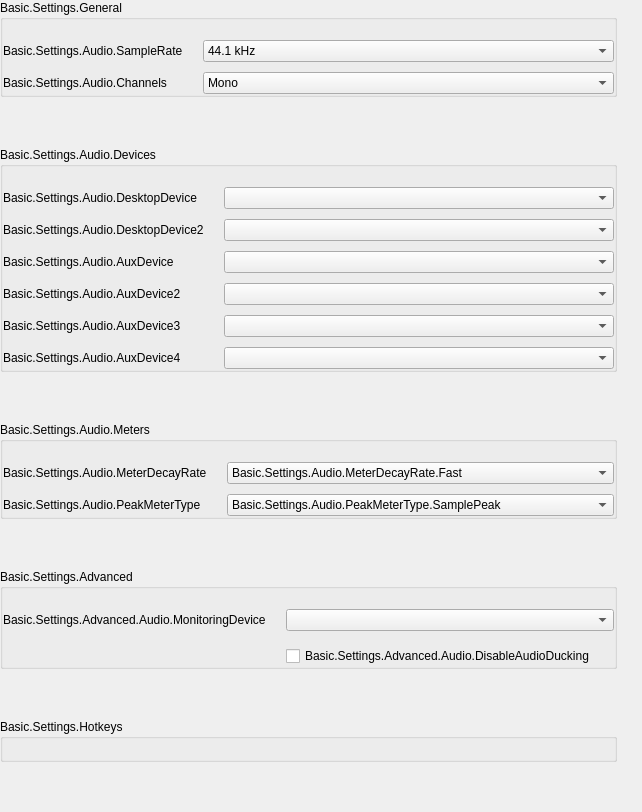
               <widget class="QWidget" name="scrollAreaWidgetContents_50">
                <property name="geometry">
                 <rect>
                  <x>0</x>
                  <y>0</y>
                  <width>642</width>
                  <height>731</height>
                 </rect>
                </property>
                <layout class="QVBoxLayout" name="verticalLayout_50">
                 <property name="spacing">
                  <number>0</number>
                 </property>
                 <property name="leftMargin">
                  <number>0</number>
                 </property>
                 <property name="topMargin">
                  <number>0</number>
                 </property>
                 <property name="rightMargin">
                  <number>0</number>
                 </property>
                 <property name="bottomMargin">
                  <number>50</number>
                 </property>
                 <item alignment="Qt::AlignTop">
                  <widget class="QWidget" name="widget_50" native="true">
                   <layout class="QVBoxLayout" name="verticalLayout_51">
                    <property name="spacing">
                     <number>50</number>
                    </property>
                    <property name="leftMargin">
                     <number>0</number>
                    </property>
                    <property name="topMargin">
                     <number>0</number>
                    </property>
                    <property name="rightMargin">
                     <number>25</number>
                    </property>
                    <property name="bottomMargin">
                     <number>0</number>
                    </property>
                    <item>
                     <widget class="QGroupBox" name="audioGeneralGroupBox">
                      <property name="title">
                       <string>Basic.Settings.General</string>
                      </property>
                      <property name="uistep" stdset="0">
                       <string notr="true">General</string>
                      </property>
                      <layout class="QFormLayout" name="formLayout_52">
                       <property name="fieldGrowthPolicy">
                        <enum>QFormLayout::AllNonFixedFieldsGrow</enum>
                       </property>
                       <property name="labelAlignment">
                        <set>Qt::AlignLeading|Qt::AlignLeft|Qt::AlignVCenter</set>
                       </property>
                       <property name="horizontalSpacing">
                        <number>20</number>
                       </property>
                       <property name="verticalSpacing">
                        <number>10</number>
                       </property>
                       <property name="leftMargin">
                        <number>0</number>
                       </property>
                       <property name="topMargin">
                        <number>20</number>
                       </property>
                       <property name="rightMargin">
                        <number>0</number>
                       </property>
                       <property name="bottomMargin">
                        <number>0</number>
                       </property>
                       <item row="0" column="0">
                        <widget class="QLabel" name="label_14">
                         <property name="sizePolicy">
                          <sizepolicy hsizetype="Preferred" vsizetype="Expanding">
                           <horstretch>0</horstretch>
                           <verstretch>0</verstretch>
                          </sizepolicy>
                         </property>
                         <property name="text">
                          <string>Basic.Settings.Audio.SampleRate</string>
                         </property>
                         <property name="alignment">
                          <set>Qt::AlignLeading|Qt::AlignLeft|Qt::AlignVCenter</set>
                         </property>
                         <property name="wordWrap">
                          <bool>true</bool>
                         </property>
                         <property name="buddy">
                          <cstring>sampleRate</cstring>
                         </property>
                         <property name="useFor" stdset="0">
                          <string notr="true">FormLabelRole</string>
                         </property>
                        </widget>
                       </item>
                       <item row="0" column="1">
                        <widget class="PLSComboBox" name="sampleRate">
                         <property name="currentText">
                          <string notr="true">44.1 kHz</string>
                         </property>
                         <property name="currentIndex">
                          <number>0</number>
                         </property>
                         <property name="uistep" stdset="0">
                          <string notr="true">Sample Rate</string>
                         </property>
                         <item>
                          <property name="text">
                           <string>44.1 kHz</string>
                          </property>
                         </item>
                         <item>
                          <property name="text">
                           <string>48 kHz</string>
                          </property>
                         </item>
                        </widget>
                       </item>
                       <item row="1" column="0">
                        <widget class="QLabel" name="label_15">
                         <property name="sizePolicy">
                          <sizepolicy hsizetype="Preferred" vsizetype="Expanding">
                           <horstretch>0</horstretch>
                           <verstretch>0</verstretch>
                          </sizepolicy>
                         </property>
                         <property name="text">
                          <string>Basic.Settings.Audio.Channels</string>
                         </property>
                         <property name="wordWrap">
                          <bool>true</bool>
                         </property>
                         <property name="buddy">
                          <cstring>channelSetup</cstring>
                         </property>
                         <property name="useFor" stdset="0">
                          <string notr="true">FormLabelRole</string>
                         </property>
                        </widget>
                       </item>
                       <item row="1" column="1">
                        <widget class="PLSComboBox" name="channelSetup">
                         <property name="currentText">
                          <string>Mono</string>
                         </property>
                         <property name="currentIndex">
                          <number>0</number>
                         </property>
                         <property name="uistep" stdset="0">
                          <string notr="true">Channels</string>
                         </property>
                         <item>
                          <property name="text">
                           <string>Mono</string>
                          </property>
                         </item>
                         <item>
                          <property name="text">
                           <string>Stereo</string>
                          </property>
                         </item>
                         <item>
                          <property name="text">
                           <string>2.1</string>
                          </property>
                         </item>
                         <item>
                          <property name="text">
                           <string>4.0</string>
                          </property>
                         </item>
                         <item>
                          <property name="text">
                           <string>4.1</string>
                          </property>
                         </item>
                         <item>
                          <property name="text">
                           <string>5.1</string>
                          </property>
                         </item>
                         <item>
                          <property name="text">
                           <string>7.1</string>
                          </property>
                         </item>
                        </widget>
                       </item>
                      </layout>
                     </widget>
                    </item>
                    <item>
                     <widget class="QGroupBox" name="audioDevicesGroupBox">
                      <property name="title">
                       <string>Basic.Settings.Audio.Devices</string>
                      </property>
                      <property name="uistep" stdset="0">
                       <string notr="true">Devices</string>
                      </property>
                      <layout class="QFormLayout" name="formLayout_53">
                       <property name="fieldGrowthPolicy">
                        <enum>QFormLayout::AllNonFixedFieldsGrow</enum>
                       </property>
                       <property name="labelAlignment">
                        <set>Qt::AlignLeading|Qt::AlignLeft|Qt::AlignVCenter</set>
                       </property>
                       <property name="horizontalSpacing">
                        <number>20</number>
                       </property>
                       <property name="verticalSpacing">
                        <number>10</number>
                       </property>
                       <property name="leftMargin">
                        <number>0</number>
                       </property>
                       <property name="topMargin">
                        <number>20</number>
                       </property>
                       <property name="rightMargin">
                        <number>0</number>
                       </property>
                       <property name="bottomMargin">
                        <number>0</number>
                       </property>
                       <item row="0" column="0">
                        <widget class="QLabel" name="label_2">
                         <property name="sizePolicy">
                          <sizepolicy hsizetype="Preferred" vsizetype="Expanding">
                           <horstretch>0</horstretch>
                           <verstretch>0</verstretch>
                          </sizepolicy>
                         </property>
                         <property name="text">
                          <string>Basic.Settings.Audio.DesktopDevice</string>
                         </property>
                         <property name="alignment">
                          <set>Qt::AlignLeading|Qt::AlignLeft|Qt::AlignVCenter</set>
                         </property>
                         <property name="wordWrap">
                          <bool>true</bool>
                         </property>
                         <property name="buddy">
                          <cstring>desktopAudioDevice1</cstring>
                         </property>
                         <property name="useFor" stdset="0">
                          <string notr="true">FormLabelRole</string>
                         </property>
                        </widget>
                       </item>
                       <item row="0" column="1">
                        <widget class="PLSComboBox" name="desktopAudioDevice1">
                         <property name="enabled">
                          <bool>true</bool>
                         </property>
                         <property name="uistep" stdset="0">
                          <string notr="true">Desktop Audio</string>
                         </property>
                        </widget>
                       </item>
                       <item row="1" column="0">
                        <widget class="QLabel" name="label_3">
                         <property name="sizePolicy">
                          <sizepolicy hsizetype="Preferred" vsizetype="Expanding">
                           <horstretch>0</horstretch>
                           <verstretch>0</verstretch>
                          </sizepolicy>
                         </property>
                         <property name="text">
                          <string>Basic.Settings.Audio.DesktopDevice2</string>
                         </property>
                         <property name="alignment">
                          <set>Qt::AlignLeading|Qt::AlignLeft|Qt::AlignVCenter</set>
                         </property>
                         <property name="wordWrap">
                          <bool>true</bool>
                         </property>
                         <property name="buddy">
                          <cstring>desktopAudioDevice2</cstring>
                         </property>
                         <property name="useFor" stdset="0">
                          <string notr="true">FormLabelRole</string>
                         </property>
                        </widget>
                       </item>
                       <item row="1" column="1">
                        <widget class="PLSComboBox" name="desktopAudioDevice2">
                         <property name="enabled">
                          <bool>true</bool>
                         </property>
                         <property name="uistep" stdset="0">
                          <string notr="true">Desktop Audio 2</string>
                         </property>
                        </widget>
                       </item>
                       <item row="2" column="0">
                        <widget class="QLabel" name="label_4">
                         <property name="sizePolicy">
                          <sizepolicy hsizetype="Preferred" vsizetype="Expanding">
                           <horstretch>0</horstretch>
                           <verstretch>0</verstretch>
                          </sizepolicy>
                         </property>
                         <property name="text">
                          <string>Basic.Settings.Audio.AuxDevice</string>
                         </property>
                         <property name="wordWrap">
                          <bool>true</bool>
                         </property>
                         <property name="buddy">
                          <cstring>auxAudioDevice1</cstring>
                         </property>
                         <property name="useFor" stdset="0">
                          <string notr="true">FormLabelRole</string>
                         </property>
                        </widget>
                       </item>
                       <item row="2" column="1">
                        <widget class="PLSComboBox" name="auxAudioDevice1">
                         <property name="enabled">
                          <bool>true</bool>
                         </property>
                         <property name="uistep" stdset="0">
                          <string notr="true">Mic/Auxiliary Audio</string>
                         </property>
                        </widget>
                       </item>
                       <item row="3" column="0">
                        <widget class="QLabel" name="label_5">
                         <property name="sizePolicy">
                          <sizepolicy hsizetype="Preferred" vsizetype="Expanding">
                           <horstretch>0</horstretch>
                           <verstretch>0</verstretch>
                          </sizepolicy>
                         </property>
                         <property name="text">
                          <string>Basic.Settings.Audio.AuxDevice2</string>
                         </property>
                         <property name="wordWrap">
                          <bool>true</bool>
                         </property>
                         <property name="buddy">
                          <cstring>auxAudioDevice2</cstring>
                         </property>
                         <property name="useFor" stdset="0">
                          <string notr="true">FormLabelRole</string>
                         </property>
                        </widget>
                       </item>
                       <item row="3" column="1">
                        <widget class="PLSComboBox" name="auxAudioDevice2">
                         <property name="enabled">
                          <bool>true</bool>
                         </property>
                         <property name="uistep" stdset="0">
                          <string notr="true">Mic/Auxiliary Audio 2</string>
                         </property>
                        </widget>
                       </item>
                       <item row="4" column="0">
                        <widget class="QLabel" name="label_6">
                         <property name="sizePolicy">
                          <sizepolicy hsizetype="Preferred" vsizetype="Expanding">
                           <horstretch>0</horstretch>
                           <verstretch>0</verstretch>
                          </sizepolicy>
                         </property>
                         <property name="text">
                          <string>Basic.Settings.Audio.AuxDevice3</string>
                         </property>
                         <property name="wordWrap">
                          <bool>true</bool>
                         </property>
                         <property name="buddy">
                          <cstring>auxAudioDevice3</cstring>
                         </property>
                         <property name="useFor" stdset="0">
                          <string notr="true">FormLabelRole</string>
                         </property>
                        </widget>
                       </item>
                       <item row="4" column="1">
                        <widget class="PLSComboBox" name="auxAudioDevice3">
                         <property name="enabled">
                          <bool>true</bool>
                         </property>
                         <property name="uistep" stdset="0">
                          <string notr="true">Mic/Auxiliary Audio 3</string>
                         </property>
                        </widget>
                       </item>
                       <item row="5" column="1">
                        <widget class="PLSComboBox" name="auxAudioDevice4">
                         <property name="enabled">
                          <bool>true</bool>
                         </property>
                         <property name="uistep" stdset="0">
                          <string notr="true">Mic/Auxiliary Audio 4</string>
                         </property>
                        </widget>
                       </item>
                       <item row="5" column="0">
                        <widget class="QLabel" name="label_67">
                         <property name="sizePolicy">
                          <sizepolicy hsizetype="Preferred" vsizetype="Expanding">
                           <horstretch>0</horstretch>
                           <verstretch>0</verstretch>
                          </sizepolicy>
                         </property>
                         <property name="text">
                          <string>Basic.Settings.Audio.AuxDevice4</string>
                         </property>
                         <property name="wordWrap">
                          <bool>true</bool>
                         </property>
                         <property name="buddy">
                          <cstring>auxAudioDevice4</cstring>
                         </property>
                         <property name="useFor" stdset="0">
                          <string notr="true">FormLabelRole</string>
                         </property>
                        </widget>
                       </item>
                      </layout>
                     </widget>
                    </item>
                    <item>
                     <widget class="QGroupBox" name="audioMetersGroupBox">
                      <property name="title">
                       <string>Basic.Settings.Audio.Meters</string>
                      </property>
                      <property name="uistep" stdset="0">
                       <string notr="true">Meters</string>
                      </property>
                      <layout class="QFormLayout" name="formLayout_54">
                       <property name="fieldGrowthPolicy">
                        <enum>QFormLayout::AllNonFixedFieldsGrow</enum>
                       </property>
                       <property name="labelAlignment">
                        <set>Qt::AlignLeading|Qt::AlignLeft|Qt::AlignVCenter</set>
                       </property>
                       <property name="horizontalSpacing">
                        <number>20</number>
                       </property>
                       <property name="verticalSpacing">
                        <number>10</number>
                       </property>
                       <property name="leftMargin">
                        <number>0</number>
                       </property>
                       <property name="topMargin">
                        <number>20</number>
                       </property>
                       <property name="rightMargin">
                        <number>0</number>
                       </property>
                       <property name="bottomMargin">
                        <number>0</number>
                       </property>
                       <item row="0" column="0">
                        <widget class="QLabel" name="label_65">
                         <property name="sizePolicy">
                          <sizepolicy hsizetype="Preferred" vsizetype="Expanding">
                           <horstretch>0</horstretch>
                           <verstretch>0</verstretch>
                          </sizepolicy>
                         </property>
                         <property name="text">
                          <string>Basic.Settings.Audio.MeterDecayRate</string>
                         </property>
                         <property name="alignment">
                          <set>Qt::AlignLeading|Qt::AlignLeft|Qt::AlignVCenter</set>
                         </property>
                         <property name="wordWrap">
                          <bool>true</bool>
                         </property>
                         <property name="buddy">
                          <cstring>meterDecayRate</cstring>
                         </property>
                         <property name="useFor" stdset="0">
                          <string notr="true">FormLabelRole</string>
                         </property>
                        </widget>
                       </item>
                       <item row="0" column="1">
                        <widget class="PLSComboBox" name="meterDecayRate">
                         <property name="currentText">
                          <string>Basic.Settings.Audio.MeterDecayRate.Fast</string>
                         </property>
                         <property name="currentIndex">
                          <number>0</number>
                         </property>
                         <property name="uistep" stdset="0">
                          <string notr="true">Decay Rate</string>
                         </property>
                         <item>
                          <property name="text">
                           <string>Basic.Settings.Audio.MeterDecayRate.Fast</string>
                          </property>
                         </item>
                         <item>
                          <property name="text">
                           <string>Basic.Settings.Audio.MeterDecayRate.Medium</string>
                          </property>
                         </item>
                         <item>
                          <property name="text">
                           <string>Basic.Settings.Audio.MeterDecayRate.Slow</string>
                          </property>
                         </item>
                        </widget>
                       </item>
                       <item row="1" column="0">
                        <widget class="QLabel" name="label_66">
                         <property name="sizePolicy">
                          <sizepolicy hsizetype="Preferred" vsizetype="Expanding">
                           <horstretch>0</horstretch>
                           <verstretch>0</verstretch>
                          </sizepolicy>
                         </property>
                         <property name="text">
                          <string>Basic.Settings.Audio.PeakMeterType</string>
                         </property>
                         <property name="wordWrap">
                          <bool>true</bool>
                         </property>
                         <property name="buddy">
                          <cstring>peakMeterType</cstring>
                         </property>
                         <property name="useFor" stdset="0">
                          <string notr="true">FormLabelRole</string>
                         </property>
                        </widget>
                       </item>
                       <item row="1" column="1">
                        <widget class="PLSComboBox" name="peakMeterType">
                         <property name="currentIndex">
                          <number>0</number>
                         </property>
                         <property name="uistep" stdset="0">
                          <string notr="true">Peak Meter Type</string>
                         </property>
                         <item>
                          <property name="text">
                           <string>Basic.Settings.Audio.PeakMeterType.SamplePeak</string>
                          </property>
                         </item>
                         <item>
                          <property name="text">
                           <string>Basic.Settings.Audio.PeakMeterType.TruePeak</string>
                          </property>
                         </item>
                        </widget>
                       </item>
                      </layout>
                     </widget>
                    </item>
                    <item>
                     <widget class="QGroupBox" name="audioAdvGroupBox">
                      <property name="title">
                       <string>Basic.Settings.Advanced</string>
                      </property>
                      <property name="uistep" stdset="0">
                       <string notr="true">Advanced</string>
                      </property>
                      <layout class="QFormLayout" name="formLayout_56">
                       <property name="fieldGrowthPolicy">
                        <enum>QFormLayout::AllNonFixedFieldsGrow</enum>
                       </property>
                       <property name="labelAlignment">
                        <set>Qt::AlignLeading|Qt::AlignLeft|Qt::AlignVCenter</set>
                       </property>
                       <property name="horizontalSpacing">
                        <number>20</number>
                       </property>
                       <property name="verticalSpacing">
                        <number>10</number>
                       </property>
                       <property name="leftMargin">
                        <number>0</number>
                       </property>
                       <property name="topMargin">
                        <number>20</number>
                       </property>
                       <property name="rightMargin">
                        <number>0</number>
                       </property>
                       <property name="bottomMargin">
                        <number>0</number>
                       </property>
                       <item row="0" column="0">
                        <widget class="QLabel" name="monitoringDeviceLabel">
                         <property name="sizePolicy">
                          <sizepolicy hsizetype="Preferred" vsizetype="Expanding">
                           <horstretch>0</horstretch>
                           <verstretch>0</verstretch>
                          </sizepolicy>
                         </property>
                         <property name="text">
                          <string>Basic.Settings.Advanced.Audio.MonitoringDevice</string>
                         </property>
                         <property name="wordWrap">
                          <bool>true</bool>
                         </property>
                         <property name="buddy">
                          <cstring>monitoringDevice</cstring>
                         </property>
                         <property name="useFor" stdset="0">
                          <string notr="true">FormLabelRole</string>
                         </property>
                        </widget>
                       </item>
                       <item row="0" column="1">
                        <widget class="PLSComboBox" name="monitoringDevice">
                         <property name="uistep" stdset="0">
                          <string notr="true">Monitoring Device</string>
                         </property>
                        </widget>
                       </item>
                       <item row="1" column="1">
                        <layout class="QVBoxLayout" name="verticalLayout_55">
                         <property name="spacing">
                          <number>0</number>
                         </property>
                         <property name="topMargin">
                          <number>5</number>
                         </property>
                         <item>
                          <widget class="QCheckBox" name="disableAudioDucking">
                           <property name="text">
                            <string>Basic.Settings.Advanced.Audio.DisableAudioDucking</string>
                           </property>
                           <property name="uistep" stdset="0">
                            <string notr="true">Disable Windows audio ducking</string>
                           </property>
                          </widget>
                         </item>
                        </layout>
                       </item>
                      </layout>
                     </widget>
                    </item>
                    <item>
                     <widget class="QGroupBox" name="audioHotkeysGroupBox">
                      <property name="title">
                       <string>Basic.Settings.Hotkeys</string>
                      </property>
                      <property name="uistep" stdset="0">
                       <string notr="true">Hotkeys</string>
                      </property>
                      <layout class="QFormLayout" name="audioSourceLayout">
                       <property name="fieldGrowthPolicy">
                        <enum>QFormLayout::AllNonFixedFieldsGrow</enum>
                       </property>
                       <property name="labelAlignment">
                        <set>Qt::AlignLeading|Qt::AlignLeft|Qt::AlignVCenter</set>
                       </property>
                       <property name="horizontalSpacing">
                        <number>20</number>
                       </property>
                       <property name="verticalSpacing">
                        <number>10</number>
                       </property>
                       <property name="leftMargin">
                        <number>0</number>
                       </property>
                       <property name="topMargin">
                        <number>20</number>
                       </property>
                       <property name="rightMargin">
                        <number>0</number>
                       </property>
                       <property name="bottomMargin">
                        <number>0</number>
                       </property>
                      </layout>
                     </widget>
                    </item>
                   </layout>
                  </widget>
                 </item>
                </layout>
               </widget>
